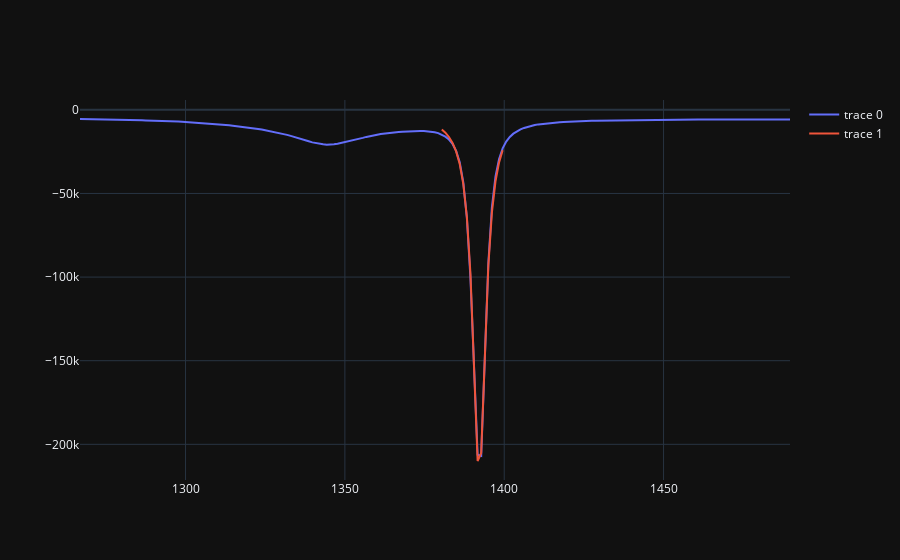
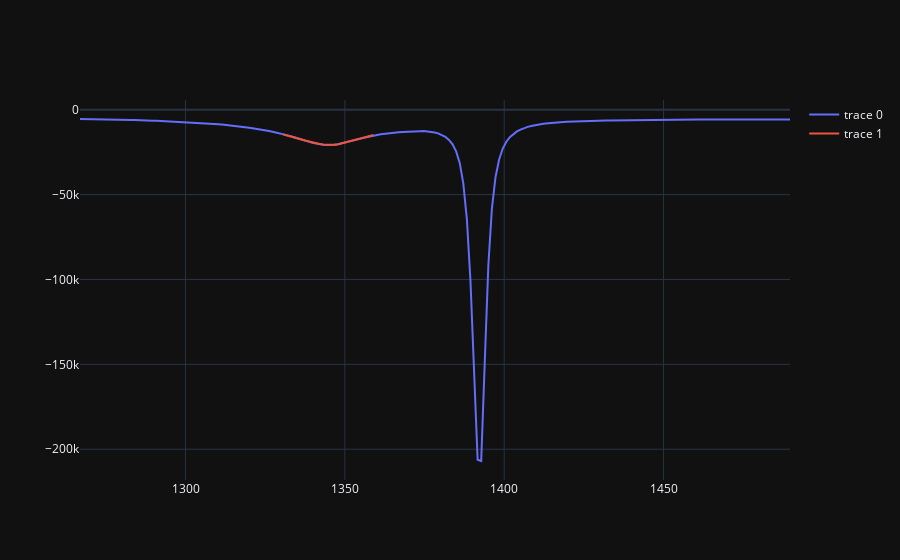
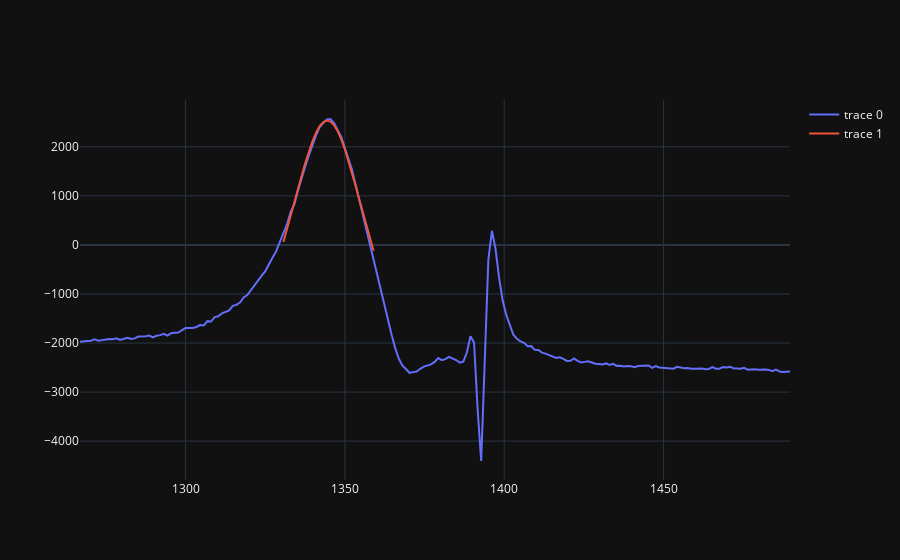
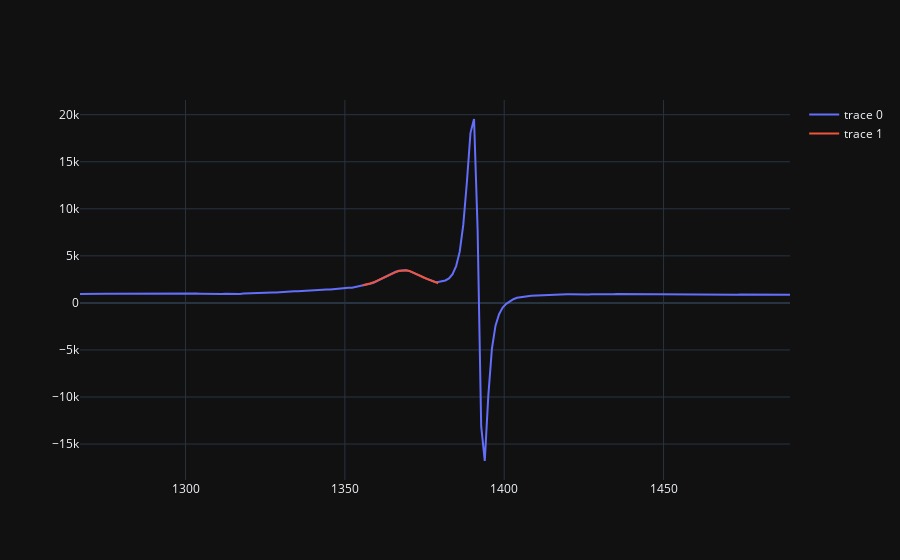

Notebook cell for these charts, in order:
### Markdown cell above
## Peak 1345

### Code cell
# p = map_a.fit_curve(lorentz, 1325, 1375, (1345, 10, -10 * 10**5, -10000), base_vector = 0, draw = True)
# print(p)
t_matrix = np.zeros((4,4))

t_matrix[0][0] = map_a.fit_curve(lorentz, (1392, 2.5, -17 * 10**5, -7000), 1380, 1400, base_vector = 0, draw = True)
# t_matrix[0][1] = map_a.fit_curve(lorentz, (1392, 2.5, -17 * 10**5, -7000), 1380, 1400, base_vector = 1, draw = True)
# t_matrix[0][2] = map_a.fit_curve(lorentz, (1392, 2.5, -17 * 10**5, -7000), 1380, 1400, base_vector = 2, draw = True)
# t_matrix[0][3] = map_a.fit_curve(lorentz, (1392, 2.5, -17 * 10**5, -7000), 1380, 1400, base_vector = 3, draw = True)

t_matrix[1][0] = map_a.fit_curve(lorentz, (1345, 14,  -5 * 10**5, -10000), 1330, 1360, base_vector = 0, draw = True)
t_matrix[1][3] = map_a.fit_curve(lorentz, (1345, 16,  3.2 * 10**5, -4000), 1330, 1360, base_vector = 3, draw = True)

t_matrix[2][1] = map_a.fit_curve(lorentz, (1369, 10,  0.8 * 10**5,  1000), 1355, 1380, base_vector = 1, draw = True)
t_matrix[2][2] = map_a.fit_curve(lorentz, (1369, 10, -2.4 * 10**5, -1400), 1355, 1380, base_vector = 2, draw = True)

t_matrix[3][1] = map_a.fit_curve(lorentz_shift, (1392, 2.5, -17 * 10**5, -7000), 1385, 1400, base_vector = 1, draw = True)
t_matrix[3][2] = map_a.fit_curve(lorentz_shift, (1392, 2.5, -17 * 10**5, -7000), 1385, 1400, base_vector = 2, draw = True)
t_matrix[3][3] = map_a.fit_curve(lorentz_shift, (1392, 2.5, -17 * 10**5, -7000), 1385, 1400, base_vector = 3, draw = True)
# 
# map_a.draw_curve(lorentz_spread, (1392, 1, .6 * 10**5, 0), 1360, 1415, base_vector = 4, draw = True).show()
# t_matrix[4][4] = map_a.fit_curve(lorentz_spread, (1392, 1, .6 * 10**5, 0), 1360, 1415, base_vector = 4, draw = True)
# 
t_matrix

### Figure 1 — Plotly figure (JSON) as saved in the notebook; plotly's stock layout.template omitted (floating-point values rounded to 4 significant figures; data arrays with more than 128 entries replaced by an {"elided": "..."} marker saying what was removed)
{"data": [{"mode": "lines", "x": {"elided": "199 float values"}, "y": {"elided": "199 float values"}, "type": "scatter"}, {"mode": "lines", "x": [1400.0, 1398.0, 1397.0, 1396.0, 1395.0, 1394.0, 1393.0, 1392.0, 1391.0, 1389.0, 1388.0, 1387.0, 1386.0, 1385.0, 1384.0, 1383.0, 1382.0, 1380.0], "y": [-24180.0, -31430.0, -42750.0, -61370.0, -93150.0, -145200.0, -205200.0, -210000.0, -152500.0, -97990.0, -64170.0, -44390.0, -32430.0, -24830.0, -19760.0, -16230.0, -13680.0, -11790.0], "type": "scatter"}], "layout": {"hovermode": "x"}}

### Figure 2 — Plotly figure (JSON) as saved in the notebook; plotly's stock layout.template omitted (floating-point values rounded to 4 significant figures; data arrays with more than 128 entries replaced by an {"elided": "..."} marker saying what was removed)
{"data": [{"mode": "lines", "x": {"elided": "199 float values"}, "y": {"elided": "199 float values"}, "type": "scatter"}, {"mode": "lines", "x": [1359.0, 1358.0, 1357.0, 1356.0, 1354.0, 1353.0, 1352.0, 1351.0, 1350.0, 1349.0, 1348.0, 1347.0, 1345.0, 1344.0, 1343.0, 1342.0, 1341.0, 1340.0, 1339.0, 1338.0, 1336.0, 1335.0, 1334.0, 1333.0, 1332.0, 1331.0], "y": [-14940.0, -15490.0, -16070.0, -16680.0, -17300.0, -17920.0, -18530.0, -19110.0, -19640.0, -20090.0, -20440.0, -20670.0, -20760.0, -20720.0, -20540.0, -20230.0, -19820.0, -19320.0, -18750.0, -18150.0, -17530.0, -16900.0, -16290.0, -15700.0, -15130.0, -14600.0], "type": "scatter"}], "layout": {"hovermode": "x"}}

### Figure 3 — Plotly figure (JSON) as saved in the notebook; plotly's stock layout.template omitted (floating-point values rounded to 4 significant figures; data arrays with more than 128 entries replaced by an {"elided": "..."} marker saying what was removed)
{"data": [{"mode": "lines", "x": {"elided": "199 float values"}, "y": {"elided": "199 float values"}, "type": "scatter"}, {"mode": "lines", "x": [1359.0, 1358.0, 1357.0, 1356.0, 1354.0, 1353.0, 1352.0, 1351.0, 1350.0, 1349.0, 1348.0, 1347.0, 1345.0, 1344.0, 1343.0, 1342.0, 1341.0, 1340.0, 1339.0, 1338.0, 1336.0, 1335.0, 1334.0, 1333.0, 1332.0, 1331.0], "y": [-119.1, 132.8, 394.6, 663.6, 936.3, 1208.0, 1473.0, 1724.0, 1955.0, 2157.0, 2322.0, 2443.0, 2515.0, 2535.0, 2501.0, 2416.0, 2282.0, 2106.0, 1896.0, 1658.0, 1402.0, 1134.0, 860.2, 587.2, 318.8, 58.55], "type": "scatter"}], "layout": {"hovermode": "x"}}

### Figure 4 — Plotly figure (JSON) as saved in the notebook; plotly's stock layout.template omitted (floating-point values rounded to 4 significant figures; data arrays with more than 128 entries replaced by an {"elided": "..."} marker saying what was removed)
{"data": [{"mode": "lines", "x": {"elided": "199 float values"}, "y": {"elided": "199 float values"}, "type": "scatter"}, {"mode": "lines", "x": [1379.0, 1378.0, 1377.0, 1376.0, 1375.0, 1374.0, 1373.0, 1371.0, 1370.0, 1369.0, 1368.0, 1367.0, 1366.0, 1365.0, 1364.0, 1362.0, 1361.0, 1360.0, 1359.0, 1358.0, 1357.0, 1356.0], "y": [2085.0, 2210.0, 2355.0, 2519.0, 2701.0, 2895.0, 3089.0, 3266.0, 3401.0, 3472.0, 3466.0, 3385.0, 3242.0, 3062.0, 2866.0, 2673.0, 2493.0, 2332.0, 2190.0, 2067.0, 1962.0, 1871.0], "type": "scatter"}], "layout": {"hovermode": "x"}}
